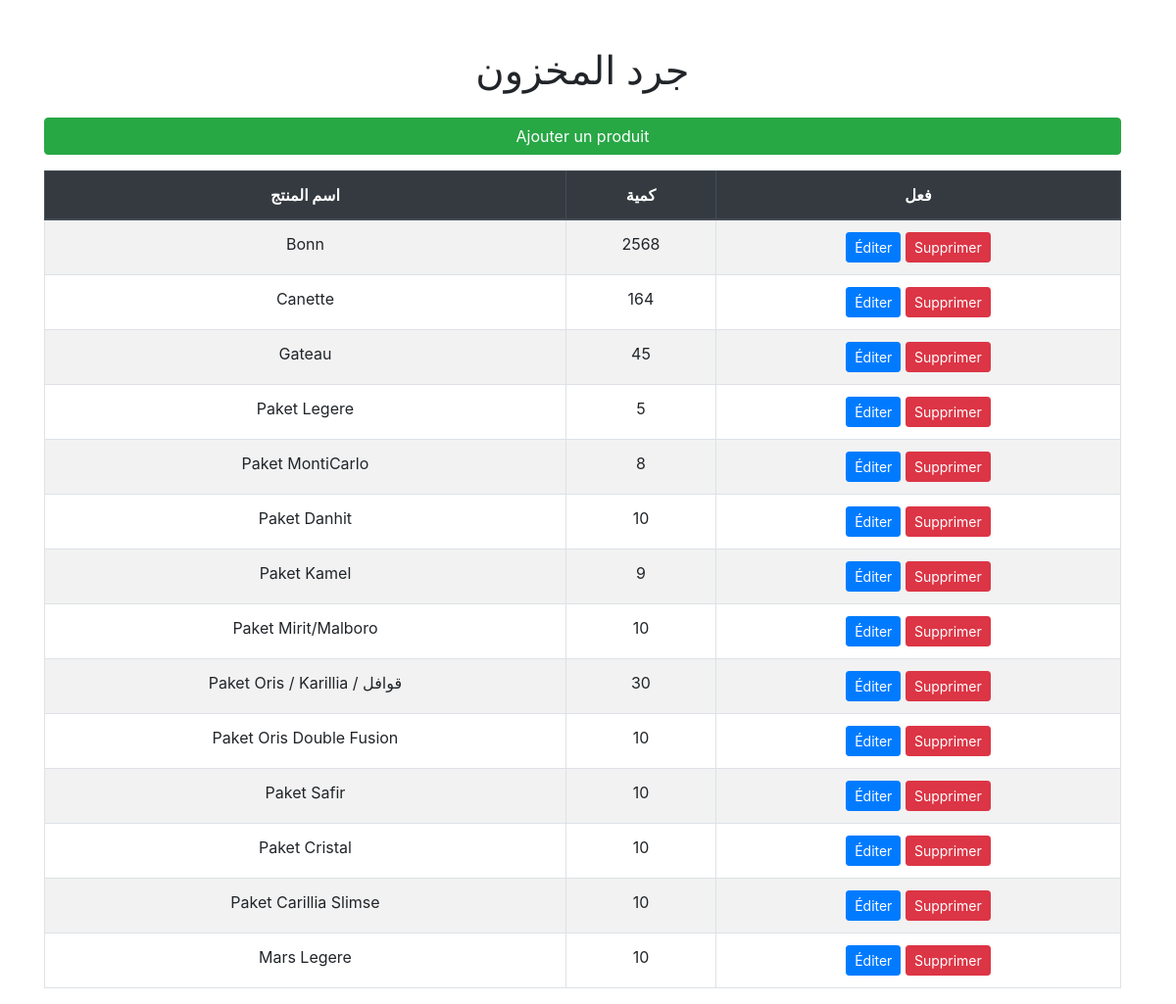
The page /stock.php on the database as committed earlier.
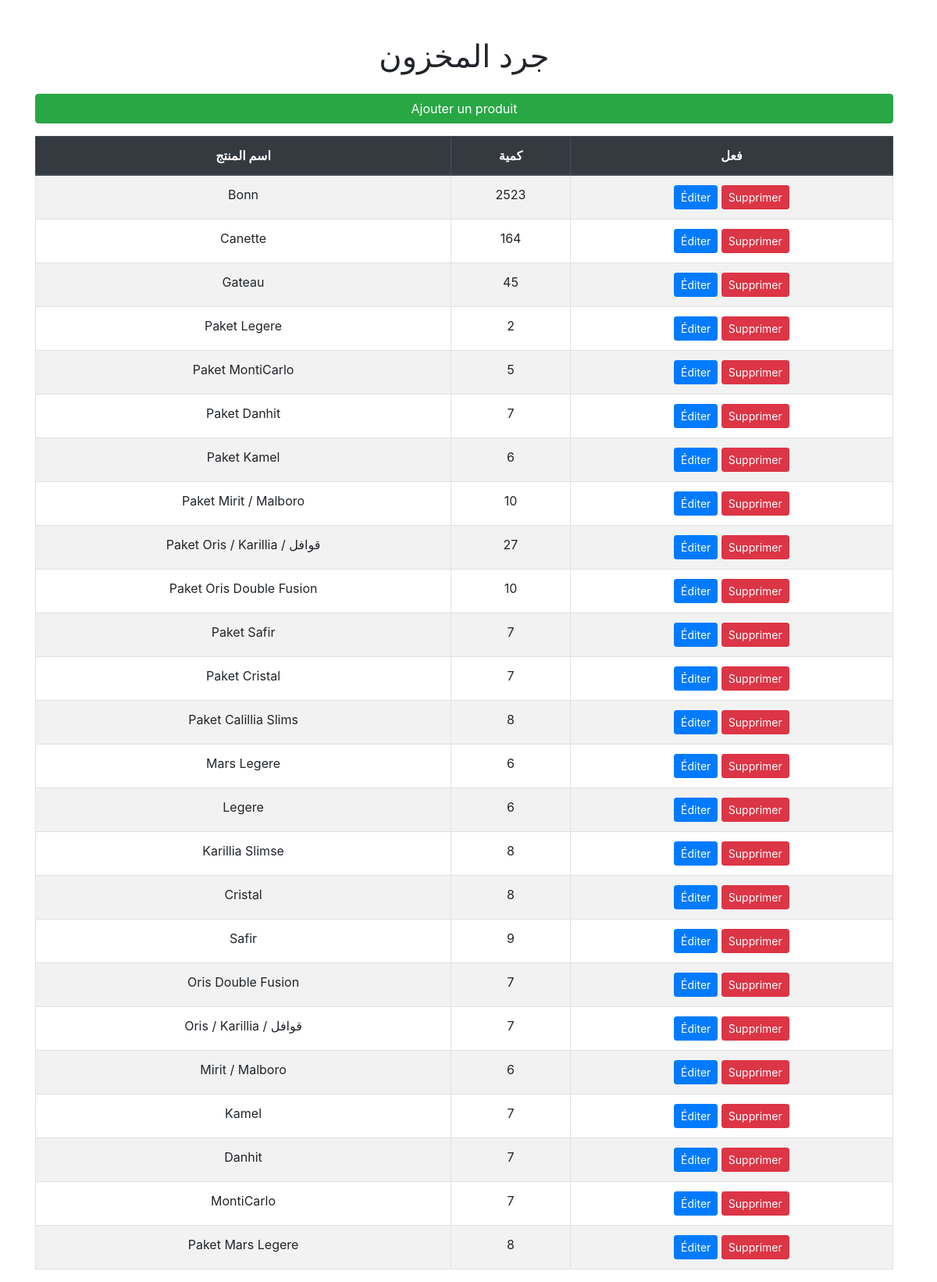
The same page on the database as committed later.
### tables this page shows
CREATE TABLE `stock` (
  `idprod` int(11) NOT NULL,
  `nomprod` varchar(50) NOT NULL,
  `quantityprod` int(11) NOT NULL
);

### stock.php (the view, shortened to what this page needs)
<?php
$servername = "localhost";
$username = "root";
$password = "";
$dbname = "cafe";
$conn = new mysqli($servername, $username, $password, $dbname);
?>
<!DOCTYPE html>
<html lang="fr">
<head>
    <link rel="stylesheet" href="https://stackpath.bootstrapcdn.com/bootstrap/4.5.2/css/bootstrap.min.css">
</head>
<body>
    <div class="container mt-5 text-align:center;">
        <h1 class="mb-4 text-align:center;" style="width:99%;text-align:center;">جرد المخزون</h1>
        <button class="btn btn-success mb-3 text-align:center;" onclick="openAddModal()" style="width:99%;text-align:center;">Ajouter un produit</button>
        <table class="table table-striped table-bordered text-align:center;" id="stockTable" style="width:99%;text-align:center;">
            <thead class="thead-dark">
                <tr>
                    <th>اسم المنتج</th>
                    <th>كمية</th>
                    <th>فعل</th>
                </tr>
            </thead>
            <tbody>
            <?php
            $sql = "SELECT idprod, nomprod, quantityprod FROM stock";
            $result = $conn->query($sql);
            if ($result->num_rows > 0) {
                while ($row = $result->fetch_assoc()) {
                    echo '<tr>';
                    echo '<td>' . htmlspecialchars($row['nomprod']) . '</td>';
                    echo '<td>' . htmlspecialchars($row['quantityprod']) . '</td>';
                    echo '<td>
                            <button class="btn btn-primary btn-sm" onclick="openEditModal(' . $row['idprod'] . ', \'' . addslashes($row['nomprod']) . '\', ' . $row['quantityprod'] . ')">Éditer</button>
                            <button class="btn btn-danger btn-sm" onclick="deleteItem(' . $row['idprod'] . ')">Supprimer</button>
                          </td>';
                    echo '</tr>';
                }
            } else {
                echo '<tr><td colspan="3">Aucun produit trouvé</td></tr>';
            }
            ?>
            </tbody>
        </table>
    </div>
</body>
</html>

Rows that differ between the two databases and show on the page:
changed stock "Bonn": quantityprod "2568" → "2523"
changed stock "Paket Legere": quantityprod "5" → "2"
changed stock "Paket MontiCarlo": quantityprod "8" → "5"
changed stock "Paket Danhit": quantityprod "10" → "7"
changed stock "Paket Kamel": quantityprod "9" → "6"
changed stock: nomprod "Paket Mirit/Malboro" → "Paket Mirit / Malboro"
changed stock "Paket Oris / Karillia / قوافل": quantityprod "30" → "27"
changed stock "Paket Safir": quantityprod "10" → "7"
changed stock "Paket Cristal": quantityprod "10" → "7"
changed stock: nomprod "Paket Carillia Slimse" → "Paket Calillia Slims"; quantityprod "10" → "8"
changed stock "Mars Legere": quantityprod "10" → "6"
added stock: nomprod "Legere", quantityprod "6"
added stock: nomprod "Karillia Slimse", quantityprod "8"
added stock: nomprod "Cristal", quantityprod "8"
added stock: nomprod "Safir", quantityprod "9"
added stock: nomprod "Oris Double Fusion", quantityprod "7"
added stock: nomprod "Oris / Karillia / قوافل", quantityprod "7"
added stock: nomprod "Mirit / Malboro", quantityprod "6"
added stock: nomprod "Kamel", quantityprod "7"
added stock: nomprod "Danhit", quantityprod "7"
added stock: nomprod "MontiCarlo", quantityprod "7"
added stock: nomprod "Paket Mars Legere", quantityprod "8"
